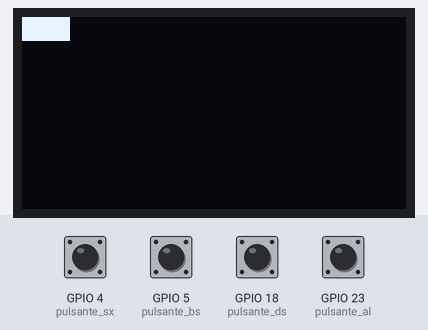
Bench run of a program on a simulated ESP32 board running MicroPython. Parts: 128×64 one-colour display. The test bench sets the inputs (shaded band); at power-on: GPIO 4 (pulsante_sx), GPIO 5 (pulsante_bs), GPIO 18 (pulsante_ds), GPIO 23 (pulsante_al) HIGH. Random numbers come from a fixed seed; library files of the repository ran but are not shown: ssd1306.py. At 1.5 s the program stops and its outputs stay as they are.

Above: at 1.2 s.
1.3 s: GPIO 4 (pulsante_sx) pulled LOW for 0.15 s
At 1.43 s:
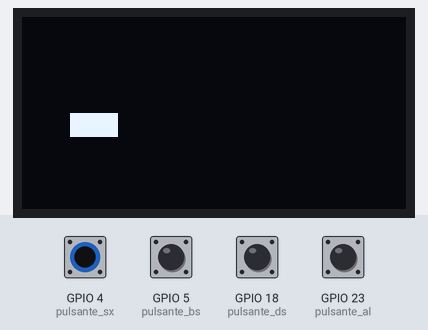
At 2.1 s:
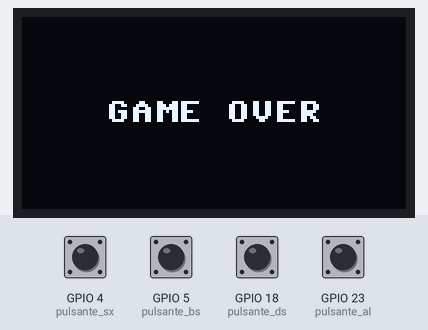
Timing chart, 0 to 3.0 s (numbered marks = the images above; inputs shaded):
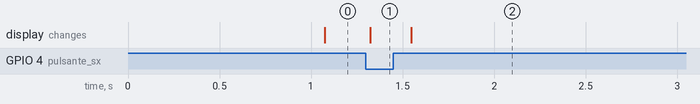

Measured:
- after the input at 1.3 s, the display: changes at once (image 1)

The program:

snake_prototipo.py
```python
from machine import Pin, I2C
import ssd1306
import time
import random

i2c = I2C(0, scl=Pin(22), sda=Pin(21))

schermo = ssd1306.SSD1306_I2C(128, 64, i2c)
pulsante_sx = Pin(4, Pin.IN, Pin.PULL_UP)
pulsante_bs = Pin(5, Pin.IN, Pin.PULL_UP)
pulsante_al = Pin(23, Pin.IN, Pin.PULL_UP)
pulsante_ds = Pin(18, Pin.IN, Pin.PULL_UP)


altezza_cella = 8
larghezza_cella = 16
colonne = 8
righe = 8

for x in range(4): #griglia di gioco 8x8
    for y in range(4):
        schermo.rect(
            x * larghezza_cella,
            y * altezza_cella,
            larghezza_cella,
            altezza_cella,
            0
        )


schermo.show()
time.sleep(1)

coox = 0
cooy = 0

coox_cibo = 0
cooy_cibo = 0

schermo.fill_rect(
    coox * larghezza_cella,
    cooy * altezza_cella,
    larghezza_cella,
    altezza_cella,
    1
)
schermo.show()

#variabili logica limite mappa e cibo
gioco = True
cibo = True

def movimento():
    global gioco, coox, cooy
    gioco = True
    if coox < 0 or coox > 7:
        gioco = False
    elif cooy < 0 or cooy > 7:
        gioco = False
    if pulsante_ds.value() == 0:
        schermo.fill_rect(
            coox * larghezza_cella,
            cooy * altezza_cella,
            larghezza_cella,
            altezza_cella,
            0
        )
        coox += 1
        schermo.fill_rect(
            coox * larghezza_cella,
            cooy * altezza_cella,
            larghezza_cella,
            altezza_cella,
            1
        )
        schermo.show()
        time.sleep(0.2)
    elif pulsante_sx.value() == 0:
        schermo.fill_rect(
            coox * larghezza_cella,
            cooy * altezza_cella,
            larghezza_cella,
            altezza_cella,
            0
        )
        coox -= 1
        schermo.fill_rect(
            coox * larghezza_cella,
            cooy * altezza_cella,
            larghezza_cella,
            altezza_cella,
            1
        )
        schermo.show()
        time.sleep(0.2)
    elif pulsante_al.value() == 0:
        schermo.fill_rect(
            coox * larghezza_cella,
            cooy * altezza_cella,
            larghezza_cella,
            altezza_cella,
            0
        )
        cooy -= 1
        schermo.fill_rect(
            coox * larghezza_cella,
            cooy * altezza_cella,
            larghezza_cella,
            altezza_cella,
            1
        )
        schermo.show()
        time.sleep(0.2)
    elif pulsante_bs.value() == 0:
        schermo.fill_rect(
            coox * larghezza_cella,
            cooy * altezza_cella,
            larghezza_cella,
            altezza_cella,
            0
        )
        cooy += 1
        schermo.fill_rect(
            coox * larghezza_cella,
            cooy * altezza_cella,
            larghezza_cella,
            altezza_cella,
            1
        )
        schermo.show()
        time.sleep(0.2)

def spawn_cibo():
    global cibo, coox_cibo, cooy_cibo
    if cibo == True:
        coox_cibo = random.choice(range(0, 7))
        cooy_cibo = random.choice(range(0, 7))
        schermo.fill_rect(
           coox_cibo * larghezza_cella,
           cooy_cibo * altezza_cella,
           larghezza_cella,
           altezza_cella,
           1
        )
        cibo = False
    return None

def controllo_cibo():
    global cibo, coox_cibo, cooy_cibo
    if coox == coox_cibo and cooy == cooy_cibo:
        cibo = True
    return None

while gioco:
    movimento()
    spawn_cibo()
    controllo_cibo()


schermo.fill(0)
schermo.text("GAME OVER", 28, 28)
schermo.show()
```
